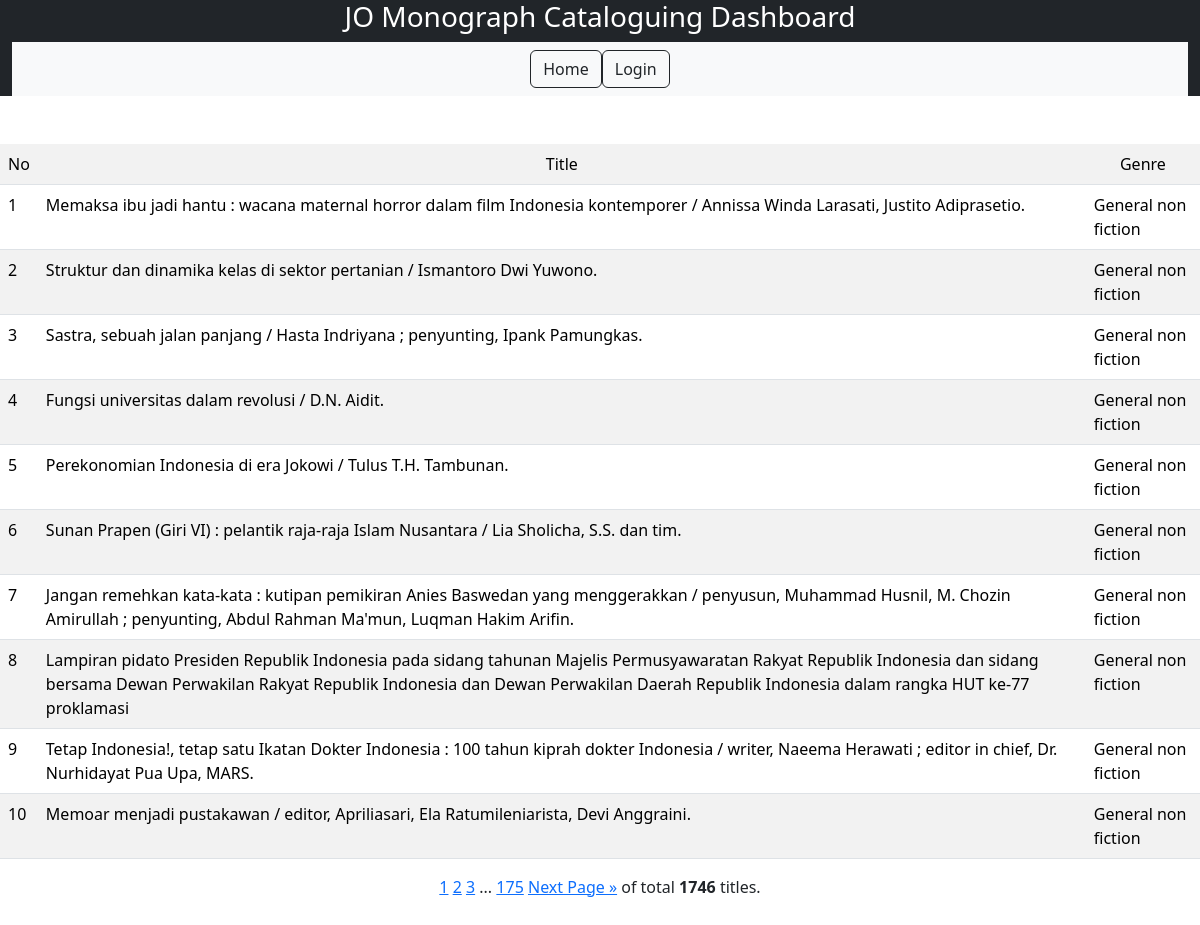
Page /detail_genre/General non fiction/ on the committed database.
### nlajkt_cat_stat/models.py (models this page shows)
class Catalogues(models.Model):
    entry_date = models.DateField()
    consignment_no = models.IntegerField(default=465)
    title = models.TextField()
    work_type = models.CharField(max_length=20, choices=[
        ('Original','Original'),
        ('Translation','Translation'),
        ('Adaptation','Adaptation')
        ], default='Original')
    publish_year = models.IntegerField()
    volume = models.CharField(max_length=20, choices=[
        ('Single','Single'),
        ('Multi-complete','Multi-complete'),
        ('Multi-incomplete','Multi-incomplete'),
        ], default='Single')
    copycat = models.CharField(max_length=20, choices=[
        ('Original','Original'),
        ('Partial copycat','Partial copycat'),
        ('Full copycat','Full copycat'),
        ], default='Original')
    ISBN = models.CharField(max_length=20, choices=[
        ('No','No'),
        ('Yes-valid','Yes-valid'),
        ('Yes-invalid','Yes-invalid'),
        ], default='No')
    authorship_type = models.CharField(max_length=50, choices=[
        ('Single author','Single author'),
        ('Collaboration','Collaboration'),
        ('Compilation','Compilation'),
        ('Others','Others')
        ], default='Single')
    language = models.CharField(max_length=50, choices=[
        ('Indonesian','Indonesian'),
        ('English','English'),
        ('Indonesian local','Indonesian local'),
        ('Multi language','Multi language'),
        ('Unknown','Unknown')
        ], default='Indonesian')
    bibliography = models.CharField(max_length=20, choices=[
        ('No','No'),
        ('Yes','Yes'),
        ], default='No')
    indexx = models.CharField(max_length=20, choices=[
        ('No','No'),
        ('Yes','Yes'),
        ], default='No')
    publisher_type = models.CharField(max_length=100, choices=[
        ('Commercial','Commercial'),
        ('Government-department','Government-department'),
        ('Government-nondepartment','Government-nondepartment'),
        ('Government-local','Government-local'),
        ('Universities','Universities'),
        ('NGO','NGO'),
        ('Others','Others')
        ], default='Commercial')
    genre = models.CharField(max_length=100, choices=[
        ('General non fiction','General non fiction'),
        ('Fiction-novel','Fiction-novel'),
        ('Fiction-short stories','Fiction-short stories'),
	    ('Fiction-biographic','Fiction-biographic'),
	    ('Fiction-drama','Fiction-drama'),
        ('Poetry','Poetry'),
        ('Folktales','Folktales'),
        ('Biography-single','Biography-single'),
        ('Biography-collective','Biography-collective'),
        ('Biography-auto','Biography-auto'),
        ('Dictionaries','Dictionaries'),
        ('Proceeding','Proceeding'),
        ('Comic, cartoon','Comic, cartoon'),
        ], default='General non fiction')
    format = models.CharField(max_length=100, choices=[
        ('Book-printed','Book-printed'),
        ('Book-electronic','Book-electronic'),
        ('Non book video','Non book video'),
        ('Non book audio','Non book audio'),
        ('Map-single','Map-single'),
        ('Map-atlas','Map-atlas'),
        ('Ephemera','Ephemera')
        ], default='Book-printed')
    size = models.CharField(max_length=10, choices=[
        ('YY','YY'),
        ('YYq', 'YYq'),
        ('YYp','YYp')
        ],default='YY')
    subject = models.CharField(max_length=50, choices=[
       ('000-Generalities','000-Generalities'),
       ('000-Library science','000-Library science'),
       ('000-Journalism and media','000-Journalism and media'),
       ('100-Philosophy and ethics','100-Philosophy and ethics'),
       ('200-Religions-general','200-Religions-general'),
       ('200-Religion-Islam','200-Religion-Islam'),
       ('200-Religion-Christianity','200-Religion-Christianity'),
       ('200-Religion-Hinduism','200-Religion-Hinduism'),
       ('200-Religion-Buddhism and others','200-Religion-Buddhism and others'),
       ('300-Social-anthropology and sociology','300-Social-anthropology and sociology'),
       ('300-Social-problems and services','300-Social-problems and services'),
       ('300-Social-politics','300-Social-politics'),
       ('300-Social-international relations','300-Social-international relations'),
       ('300-Social-economics-general','300-Social-economics-general'),
       ('300-Social-economics-management','300-Social-economics-management'),
       ('300-Social-economics-resources','300-Social-economics-resources'),
       ('300-Social-economics-policy and development','300-Social-economics-policy and development'),
       ('300-Social-economics-financial and monetary','300-Social-economics-financial and monetary'),
       ('300-Social-economics-industries and production','300-Social-economics-industries and production'),
       ('300-Social-culture','300-Social-culture'),
       ('300-Social-military','300-Social-military'),
       ('300-Social-education','300-Social-education'),
       ('300-Social-law','300-Social-law'),
       ('300-Social-transportation','300-Social-transportation'),
       ('300-Social-public administration','300-Social-public administration'),
       ('300-Social-human rights','300-Social-human rights'),
       ('400-Language-linguistics','400-Language-linguistics'),
       ('400-Language-sociolinguistics','400-Language-sociolinguistics'),
       ('500-Science-general','500-Science-general'),
       ('600-Technology-general','600-Technology-general'),
       ('600-Agriculture and agribusiness','600-Agriculture and agribusiness'),
       ('700-Arts-general','700-Arts-general'),
       ('700-Arts-visual','700-Arts-visual'),
       ('700-Arts-performance','700-Arts-performance'),
       ('700-Arts-music','700-Arts-music'),
       ('700-Architecture','700-Architecture'),
       ('800-Literature-general','800-Literature-general'),
       ('800-Literature-fiction and poetry','800-Literature-fiction and poetry'),
       ('900-History-general','900-History-general'),
       ('900-History-Indonesia','900-History-Indonesia'),
       ('900-Geography and travel','900-Geography and travel'),
       ('900-Biography','900-Biography')
       ], null=True)

### nlajkt_cat_stat/views.py (the view)
# urls.py: path('detail_genre/<str:genre>/', views.detail_genre, name='detail_genre'),
def detail_genre(request, genre):
    detail_genre = Catalogues.objects.all().filter(genre=genre)
    page = request.GET.get('page', 1)
    paginator = Paginator(detail_genre, 10)
    try:
        paging = paginator.page(page)
    except PageNotAnInteger:
        paging = paginator.page(1)
    except EmptyPage:
        paging = paginator.page(paginator.num_pages)
    template = loader.get_template('detail_genre.html')
    context = {'paging' : paging,}
    return HttpResponse(template.render(context, request))

### nlajkt_cat_stat/templates/detail_genre.html
{% extends 'base.html'%}
{% block block1 %}
<br><br><center>
<table style="width: auto;" class="table table-striped">
    <tr bgcolor = 'grey'>
      <b><td>No</td>
        <td align="center">Title</td>
        <td align="center">Genre</td></b>
    </tr>
    {% for x in paging %}
    <tr>
        <td>{{ forloop.counter0|add:paging.start_index }}</td>
        <td>{{ x.title }}</td>
        <td>{{ x.genre }}</td>
    </tr>
    {% endfor %}
</table>
{% include 'pagination_jakartaoffice.html' %}</center>
<br><br>
{% endblock %}

### rows in the picture
Catalogues: title "Memaksa ibu jadi hantu : wacana maternal horror dalam film Indonesia kontemporer / Annissa Winda Larasati, Justito Adiprasetio.", genre "General non fiction"
Catalogues: title "Struktur dan dinamika kelas di sektor pertanian / Ismantoro Dwi Yuwono.", genre "General non fiction"
Catalogues: title "Sastra, sebuah jalan panjang / Hasta Indriyana ; penyunting, Ipank Pamungkas.", genre "General non fiction"
Catalogues: title "Fungsi universitas dalam revolusi / D.N. Aidit.", genre "General non fiction"
Catalogues: title "Perekonomian Indonesia di era Jokowi / Tulus T.H. Tambunan.", genre "General non fiction"
Catalogues: title "Sunan Prapen (Giri VI) : pelantik raja-raja Islam Nusantara / Lia Sholicha, S.S. dan tim.", genre "General non fiction"
Catalogues: title "Jangan remehkan kata-kata : kutipan pemikiran Anies Baswedan yang menggerakkan / penyusun, Muhammad Husnil, M. Chozin Amirullah ; penyunting, Abdul Rahman Ma'mun, Luqman Hakim Arifin.", genre "General non fiction"
Catalogues: title "Lampiran pidato Presiden Republik Indonesia pada sidang tahunan Majelis Permusyawaratan Rakyat Republik Indonesia dan sidang bersama Dewan Perwakilan Rakyat Republik Indonesia dan Dewan Perwakilan Daerah Republik Indonesia dalam rangka HUT ke-77 proklamasi", genre "General non fiction"
Catalogues: title "Tetap Indonesia!, tetap satu Ikatan Dokter Indonesia : 100 tahun kiprah dokter Indonesia / writer, Naeema Herawati ; editor in chief, Dr. Nurhidayat Pua Upa, MARS.", genre "General non fiction"
Catalogues: title "Memoar menjadi pustakawan / editor, Apriliasari, Ela Ratumileniarista, Devi Anggraini.", genre "General non fiction"

### other values in the picture
{{ num }} "1"
{{ num }} "2" "3"
{{ paging.paginator.num_pages }} "175"
{{ paging.paginator.count }} "1746"
